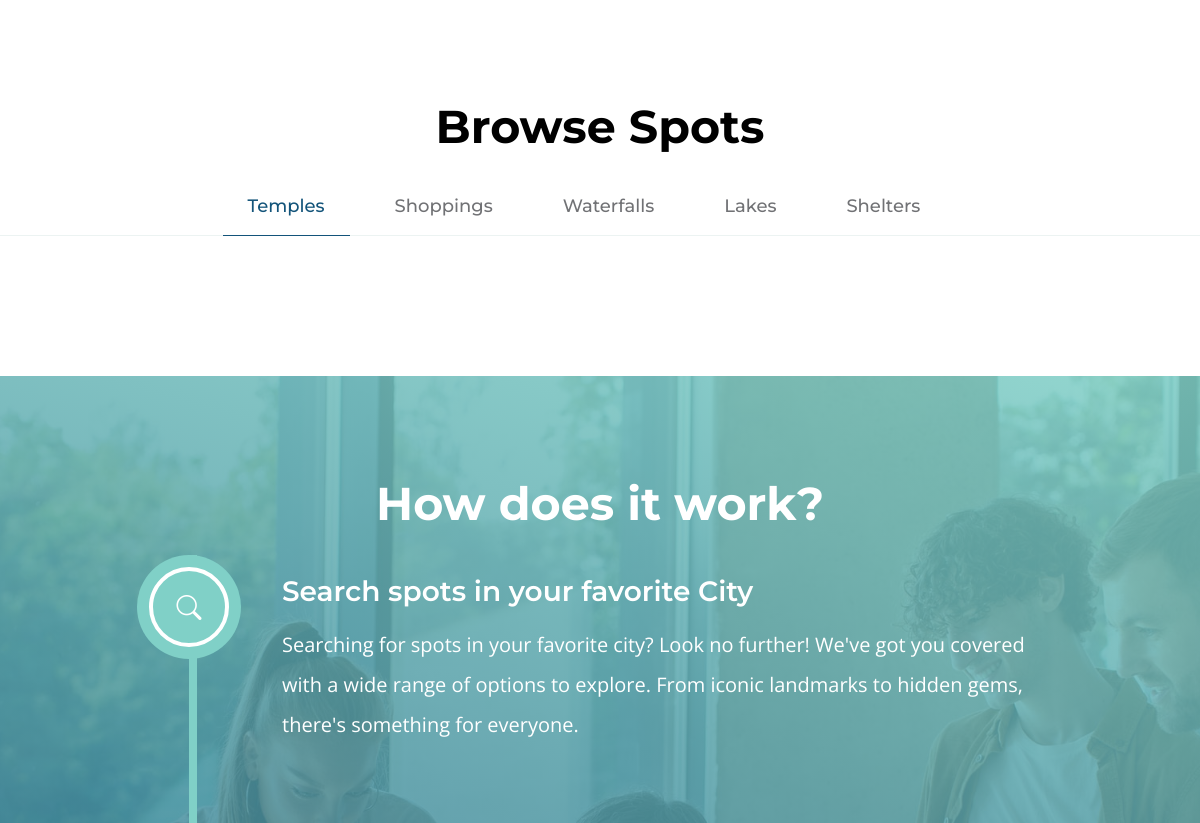
The app's page / (middle part), older data.
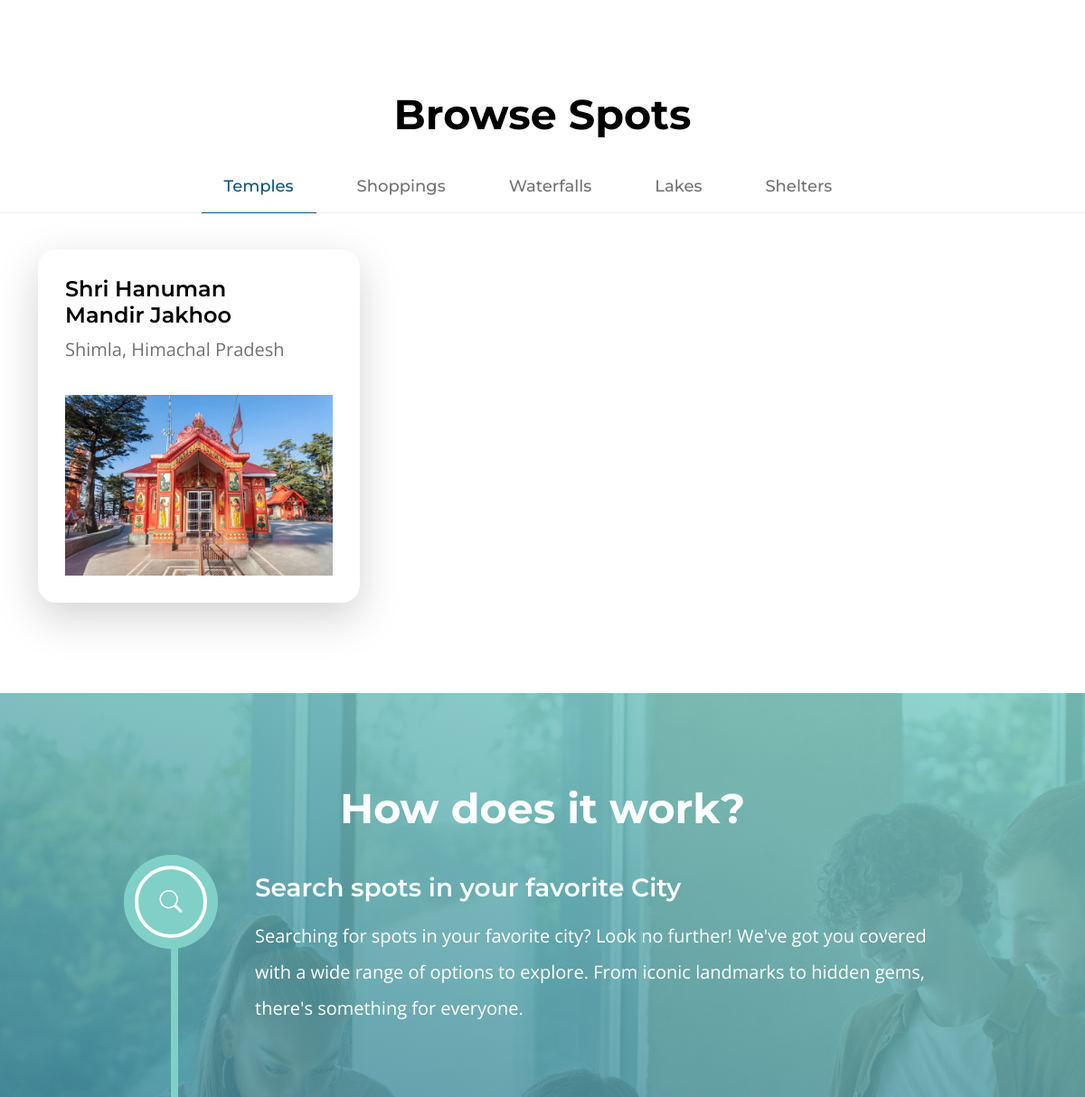
The same page, newer data.
### city_spot/models.py (models this page shows, shortened)
class Spot(models.Model):
    spot_id = models.UUIDField(primary_key=True, default=uuid.uuid4, editable=False)
    name = models.CharField(max_length=200)
    slug = models.SlugField()
    spot_type = models.CharField(max_length=120, choices=type_choices, default='N/A')
    main_image = models.ImageField(upload_to="spot_image/")
    gallery = models.ManyToManyField(Gallery)
    description = models.TextField()
    city = models.CharField(max_length=20, blank=True, null=True)
    state = models.CharField(max_length=20, blank=True, null=True)
    location_url = models.CharField(max_length=400)

### city_spot/views.py (the view)
# urls.py: path('', index, name="index"),
def index(request):
    spots = Spot.objects.all()
    context = {
        'temples': spots.filter(spot_type__icontains="temple"),
        'shopping': spots.filter(spot_type__icontains="shopping"),
        'waterfalls': spots.filter(spot_type__icontains="waterfall"),
        'lakes': spots.filter(spot_type__icontains="lake"),
        'shelters': spots.filter(spot_type__icontains="shelter"),
    }
    return render(request, 'index.html', context)

### city_spot/templates/index.html (shortened to what the changed rows need)
{% extends  'base.html' %}
{% load static %}
{% block content %}
        <section class="explore-section section-padding" id="section_2">
            <div class="container">
                <div class="col-12 text-center">
                    <h2 class="mb-4">Browse Spots</h1>
                </div>
            </div>
            <div class="container">
                <div class="row">
                    <div class="col-12">
                        <div class="tab-content" id="myTabContent">
                            <div class="tab-pane fade show active" id="design-tab-pane" role="tabpanel"
                                aria-labelledby="design-tab" tabindex="0">
                                <div class="row">
                                    {% for temple in temples %}
                                    <div class="col-lg-4 col-md-6 col-12 mb-4 mb-lg-0">
                                        <div class="custom-block bg-white shadow-lg">
                                            <a href="/spot/{{temple.slug}}/">
                                                <div class="d-flex">
                                                    <div>
                                                        <h5 class="mb-2">{{temple.name}}</h5>
                                                        <p class="mb-0">{{temple.city}}, {{temple.state}}</p>
                                                    </div>
                                                    <span class="badge rounded-pill ms-auto">&nbsp;</span>
                                                </div>
                                                <img src="{{temple.main_image.url}}"
                                                    class="custom-block-image img-fluid" height="300" width="200" alt="">
                                            </a>
                                        </div>
                                    </div>
                                    {% endfor %}
                                </div>
                            </div>
                        </div>
                    </div>
                </div>
        </section>
        <section class="timeline-section section-padding" id="section_3">
            <div class="container">
                <div class="row">
                    <div class="col-12 text-center">
                        <h2 class="text-white mb-4">How does it work?</h1>
                    </div>
                </div>
            </div>
        </section>
{% endblock content %}

Row changes from the older to the newer data that the page shows:
added Spot: name "Shri Hanuman Mandir Jakhoo", city "Shimla", state "Himachal Pradesh", main_image (picture)
